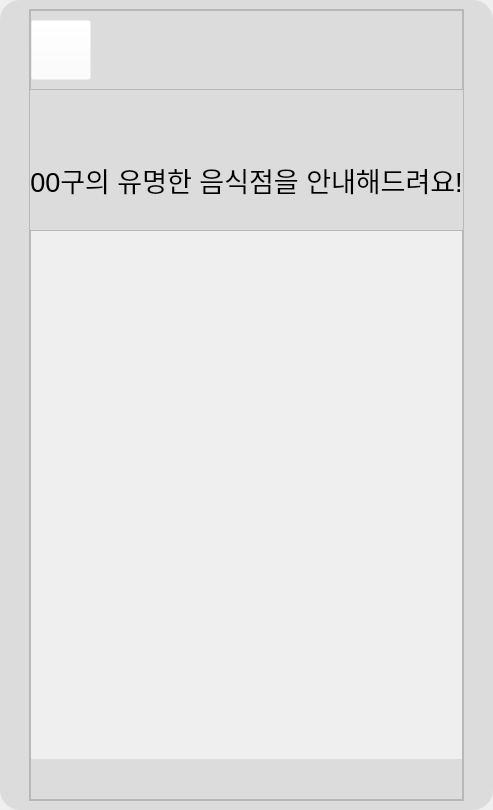
      <widget class="QWidget" name="main_page_3">
       <property name="styleSheet">
        <string notr="true">QFrame#frame_7{
	border-radius:20px;
	
	background-color: rgb(220, 220, 220);
}</string>
       </property>
       <layout class="QVBoxLayout" name="verticalLayout_9">
        <property name="spacing">
         <number>0</number>
        </property>
        <property name="leftMargin">
         <number>0</number>
        </property>
        <property name="topMargin">
         <number>0</number>
        </property>
        <property name="rightMargin">
         <number>0</number>
        </property>
        <property name="bottomMargin">
         <number>0</number>
        </property>
        <item>
         <widget class="QFrame" name="frame_7">
          <property name="frameShape">
           <enum>QFrame::StyledPanel</enum>
          </property>
          <property name="frameShadow">
           <enum>QFrame::Raised</enum>
          </property>
          <layout class="QHBoxLayout" name="horizontalLayout_17">
           <item>
            <layout class="QHBoxLayout" name="horizontalLayout_6">
             <property name="spacing">
              <number>0</number>
             </property>
             <item>
              <spacer name="horizontalSpacer_8">
               <property name="orientation">
                <enum>Qt::Horizontal</enum>
               </property>
               <property name="sizeType">
                <enum>QSizePolicy::Fixed</enum>
               </property>
               <property name="sizeHint" stdset="0">
                <size>
                 <width>20</width>
                 <height>20</height>
                </size>
               </property>
              </spacer>
             </item>
             <item>
              <widget class="QFrame" name="frame_8">
               <property name="minimumSize">
                <size>
                 <width>0</width>
                 <height>220</height>
                </size>
               </property>
               <property name="frameShape">
                <enum>QFrame::StyledPanel</enum>
               </property>
               <property name="frameShadow">
                <enum>QFrame::Raised</enum>
               </property>
               <layout class="QVBoxLayout" name="verticalLayout_7">
                <property name="spacing">
                 <number>0</number>
                </property>
                <property name="leftMargin">
                 <number>0</number>
                </property>
                <property name="topMargin">
                 <number>0</number>
                </property>
                <property name="rightMargin">
                 <number>0</number>
                </property>
                <property name="bottomMargin">
                 <number>0</number>
                </property>
                <item>
                 <widget class="QFrame" name="frame_9">
                  <property name="minimumSize">
                   <size>
                    <width>0</width>
                    <height>80</height>
                   </size>
                  </property>
                  <property name="maximumSize">
                   <size>
                    <width>16777215</width>
                    <height>80</height>
                   </size>
                  </property>
                  <property name="frameShape">
                   <enum>QFrame::StyledPanel</enum>
                  </property>
                  <property name="frameShadow">
                   <enum>QFrame::Raised</enum>
                  </property>
                  <layout class="QHBoxLayout" name="horizontalLayout_7">
                   <property name="spacing">
                    <number>0</number>
                   </property>
                   <property name="leftMargin">
                    <number>0</number>
                   </property>
                   <property name="topMargin">
                    <number>0</number>
                   </property>
                   <property name="rightMargin">
                    <number>0</number>
                   </property>
                   <property name="bottomMargin">
                    <number>0</number>
                   </property>
                   <item>
                    <widget class="QPushButton" name="back_3_btn">
                     <property name="minimumSize">
                      <size>
                       <width>60</width>
                       <height>60</height>
                      </size>
                     </property>
                     <property name="styleSheet">
                      <string notr="true">background-color: rgba(255, 255, 255, 0);</string>
                     </property>
                     <property name="text">
                      <string/>
                     </property>
                     <property name="icon">
                      <iconset>
                       <normaloff>../img/back.png</normaloff>../img/back.png</iconset>
                     </property>
                     <property name="iconSize">
                      <size>
                       <width>60</width>
                       <height>60</height>
                      </size>
                     </property>
                    </widget>
                   </item>
                   <item>
                    <spacer name="horizontalSpacer_9">
                     <property name="orientation">
                      <enum>Qt::Horizontal</enum>
                     </property>
                     <property name="sizeType">
                      <enum>QSizePolicy::Expanding</enum>
                     </property>
                     <property name="sizeHint" stdset="0">
                      <size>
                       <width>40</width>
                       <height>20</height>
                      </size>
                     </property>
                    </spacer>
                   </item>
                  </layout>
                 </widget>
                </item>
                <item>
                 <spacer name="verticalSpacer_4">
                  <property name="orientation">
                   <enum>Qt::Vertical</enum>
                  </property>
                  <property name="sizeType">
                   <enum>QSizePolicy::Fixed</enum>
                  </property>
                  <property name="sizeHint" stdset="0">
                   <size>
                    <width>20</width>
                    <height>40</height>
                   </size>
                  </property>
                 </spacer>
                </item>
                <item>
                 <widget class="QLabel" name="main_3_title_lab">
                  <property name="minimumSize">
                   <size>
                    <width>0</width>
                    <height>100</height>
                   </size>
                  </property>
                  <property name="maximumSize">
                   <size>
                    <width>16777215</width>
                    <height>100</height>
                   </size>
                  </property>
                  <property name="font">
                   <font>
                    <pointsize>20</pointsize>
                   </font>
                  </property>
                  <property name="text">
                   <string>00구의 유명한 음식점을 안내해드려요!</string>
                  </property>
                  <property name="alignment">
                   <set>Qt::AlignCenter</set>
                  </property>
                 </widget>
                </item>
                <item>
                 <widget class="QFrame" name="frame_24">
                  <property name="minimumSize">
                   <size>
                    <width>0</width>
                    <height>570</height>
                   </size>
                  </property>
                  <property name="frameShape">
                   <enum>QFrame::StyledPanel</enum>
                  </property>
                  <property name="frameShadow">
                   <enum>QFrame::Raised</enum>
                  </property>
                  <layout class="QVBoxLayout" name="verticalLayout_8">
                   <property name="spacing">
                    <number>0</number>
                   </property>
                   <property name="leftMargin">
                    <number>0</number>
                   </property>
                   <property name="topMargin">
                    <number>0</number>
                   </property>
                   <property name="rightMargin">
                    <number>0</number>
                   </property>
                   <property name="bottomMargin">
                    <number>0</number>
                   </property>
                   <item>
                    <widget class="QScrollArea" name="scrollArea">
                     <property name="styleSheet">
                      <string notr="true">QScrollBar:vertical{
border:none;
background: white;
width:14px;
margin: 15px 0 15px 0;
border-radius: 0px;
}
QScrollBar::handle:vertical {	
	background-color:  rgb(255, 204, 0);
	min-height: 50px;
	border-radius: 7px;
}
QScrollBar::handle:vertical:hover{	
	
	background-color: rgb(251, 197, 0);
}
QScrollBar::handle:vertical:pressed {	
	background-color: rgb(255, 204, 0);
}

QScrollBar::sub-line:vertical {
	border: none;
	background-color: rgba(255, 204, 0, 0);
	height: 15px;
	border-radius:5px;
	subcontrol-position: top;
	subcontrol-origin: margin;
}

</string>
                     </property>
                     <property name="frameShape">
                      <enum>QFrame::NoFrame</enum>
                     </property>
                     <property name="widgetResizable">
                      <bool>true</bool>
                     </property>
                     <widget class="QWidget" name="scrollAreaWidgetContents">
                      <property name="geometry">
                       <rect>
                        <x>0</x>
                        <y>0</y>
                        <width>536</width>
                        <height>566</height>
                       </rect>
                      </property>
                      <property name="maximumSize">
                       <size>
                        <width>552</width>
                        <height>16777215</height>
                       </size>
                      </property>
                     </widget>
                    </widget>
                   </item>
                   <item>
                    <spacer name="verticalSpacer_5">
                     <property name="orientation">
                      <enum>Qt::Vertical</enum>
                     </property>
                     <property name="sizeType">
                      <enum>QSizePolicy::Fixed</enum>
                     </property>
                     <property name="sizeHint" stdset="0">
                      <size>
                       <width>20</width>
                       <height>40</height>
                      </size>
                     </property>
                    </spacer>
                   </item>
                  </layout>
                 </widget>
                </item>
               </layout>
              </widget>
             </item>
             <item>
              <spacer name="horizontalSpacer_10">
               <property name="orientation">
                <enum>Qt::Horizontal</enum>
               </property>
               <property name="sizeType">
                <enum>QSizePolicy::Fixed</enum>
               </property>
               <property name="sizeHint" stdset="0">
                <size>
                 <width>20</width>
                 <height>20</height>
                </size>
               </property>
              </spacer>
             </item>
            </layout>
           </item>
          </layout>
         </widget>
        </item>
       </layout>
      </widget>
